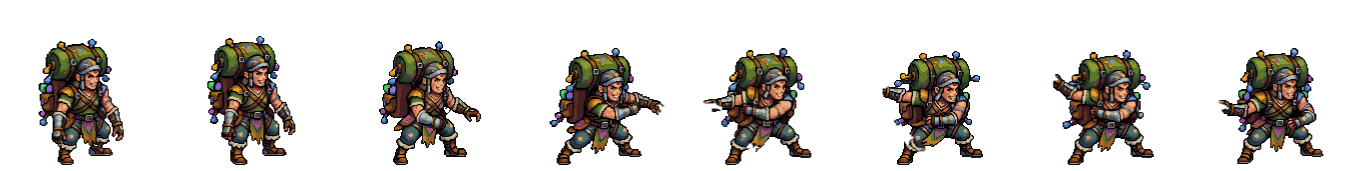
#> input picture tools/asset-pipeline/v2/keypose_sources/magpie_attack_cleaned_strip8_512.png, 4096 x 512 px (shown at 1/3 size)
$ python bite_motif_candidates_n.py v2/keypose_sources/magpie_attack_cleaned_strip8_512.png v2/keypose_sources/seeker_bite_sheet.png
#> lines starting #> are read from the running program, lines starting #| are printed output that depends on the picture
#!/usr/bin/env python3
"""bite_motif_candidates_n.py -- three rough DIRECTIONAL ASYMMETRIC SNAP candidates for the bite contact motif, drawn on
a real plate of the Seeker at the contact frame (effects and flash off, no creature in the crop), OPEN and CLOSED
(ADR-012, the third pass, 2026-09-27). M4 (symmetric jaws with a central dot) is rejected: it read as an hourglass /
status icon. These are two parts of ONE directional action arriving from the enemy's side (the right), converging on
the Seeker; no bilateral symmetry, no central dot, roots and streaks on the enemy-facing side.

    python tools/asset-pipeline/bite_motif_candidates_n.py <plate png> <out dir>

    N1  ASYMMETRIC CRESCENT BITE   a dominant upper crescent and a smaller lower crescent, closing from the right
    N2  OFFSET FANG SNAP           one large upper fang and an offset short lower jaw; the contact point off-centre
    N3  BROKEN-JAW ARC             two partial serrated arcs sharing one sweep from the right; VFX-like
"""
import math
import os
import sys

from PIL import Image, ImageDraw

EMBER = (214, 66, 38)
DARK = (28, 14, 12)
PALE = (245, 214, 176)
AT = (634.0, 652.0)          # the Seeker's torso edge at chest height in the 1080 plate (from a NOCHAMP diff)
S = 40.0                     # the motif's span at play size


def arc_poly(c, r_out, r_in, a0, a1, n=14, taper=0.0):
    """A thick arc between two radii (a crescent); `taper` thins it toward a1 (0 = even, 1 = to a point)."""
    outer, inner = [], []
    for i in range(n + 1):
        t = i / n
        ang = math.radians(a0 + (a1 - a0) * t)
        ro = r_out - (r_out - r_in) * 0.5 * taper * t
        ri = r_in + (r_out - r_in) * 0.5 * taper * t
        outer.append((c[0] + ro * math.cos(ang), c[1] + ro * math.sin(ang)))
        inner.append((c[0] + ri * math.cos(ang), c[1] + ri * math.sin(ang)))
    return outer + inner[::-1]


def shape(d, poly, fill=EMBER, edge=DARK):
    d.polygon(poly, fill=fill, outline=edge)


def streaks(d, at, s, k, ys, lengths):
    """Short trailing roots on the enemy side (right), fading toward the enemy: the direction of arrival."""
    for y, ln in zip(ys, lengths):
        x0 = at[0] + s * 0.55
        d.line([(x0, at[1] + y), (x0 + ln * k, at[1] + y)], fill=EMBER, width=2)


def n1(d, at, s, gap):
    """A dominant upper crescent sweeping from the upper right over and down onto the contact; a smaller lower
    crescent from the lower right curling up under it. The contact point sits left of the crescents' centres."""
    cx, cy = at[0] + s * 0.18, at[1]
    up = arc_poly((cx, cy - gap * 0.6), s * 0.78, s * 0.46, 250, 372, taper=0.9)     # from the upper right, over the top, down to the left
    shape(d, up)
    lo = arc_poly((cx + s * 0.1, cy + gap * 0.6), s * 0.48, s * 0.30, 10, 140, taper=0.8)   # from the lower right, under, up to the left
    shape(d, lo)
    streaks(d, at, s, 1.0, (-s * 0.55, s * 0.30), (s * 0.35, s * 0.22))


def n2(d, at, s, gap):
    """One large upper fang from the upper right driving down-left to a point; a short lower jaw wedge from the
    lower right. The point is off-centre: low and left."""
    # the fang keeps its size; the gap only lifts it (open) or drives it onto the jaw (closed)
    oy = -gap * 0.7
    tip = (at[0] - s * 0.22, at[1] + s * 0.12 + oy)
    base_l = (at[0] + s * 0.14, at[1] - s * 0.66 + oy)
    base_r = (at[0] + s * 0.72, at[1] - s * 0.44 + oy)
    fang = [base_l, base_r, (at[0] + s * 0.30, at[1] - s * 0.18 + oy), tip, (at[0] + s * 0.02, at[1] - s * 0.22 + oy)]
    shape(d, fang)
    jy = gap * 0.3
    jaw = [(at[0] - s * 0.14, at[1] + s * 0.20 + jy), (at[0] + s * 0.70, at[1] + s * 0.26 + jy), (at[0] + s * 0.62, at[1] + s * 0.48 + jy), (at[0] + s * 0.06, at[1] + s * 0.36 + jy)]
    shape(d, jaw)
    streaks(d, at, s, 1.0, (-s * 0.50, s * 0.42), (s * 0.30, s * 0.28))


def n3(d, at, s, gap):
    """Two partial serrated arcs sharing one sweep from the right (an opening `(` broken into an upper and a lower
    piece), two teeth each on the inner edge; VFX-like, less literal."""
    c = (at[0] + s * 0.50, at[1])
    for (a0, a1, side, r_out, r_in) in ((200, 268, -1, s * 1.05, s * 0.72), (96, 160, 1, s * 0.86, s * 0.60)):
        cc = (c[0], c[1] + side * gap * 0.5)
        arc = arc_poly(cc, r_out, r_in, a0, a1, 10, taper=0.4)
        shape(d, arc)
        ang = (a0 + a1) / 2 + (8 if side < 0 else -8)          # one strong tooth per arc, on the inner edge, aimed at the bite
        bx, by = cc[0] + r_in * math.cos(math.radians(ang)), cc[1] + r_in * math.sin(math.radians(ang))
        tx, ty = cc[0] + (r_in - s * 0.34) * math.cos(math.radians(ang)), cc[1] + (r_in - s * 0.34) * math.sin(math.radians(ang))
        shape(d, [(bx - s * 0.11, by - side * s * 0.02), (bx + s * 0.11, by + side * s * 0.02), (tx, ty)])
    streaks(d, at, s, 1.0, (-s * 0.30, s * 0.30), (s * 0.30, s * 0.30))


DRAW = {"N1": n1, "N2": n2, "N3": n3}
GAP = {"open": S * 0.55, "closed": -S * 0.04}


def main():
    plate, out = sys.argv[1], sys.argv[2]
    os.makedirs(out, exist_ok=True)
    base = Image.open(plate).convert("RGB")
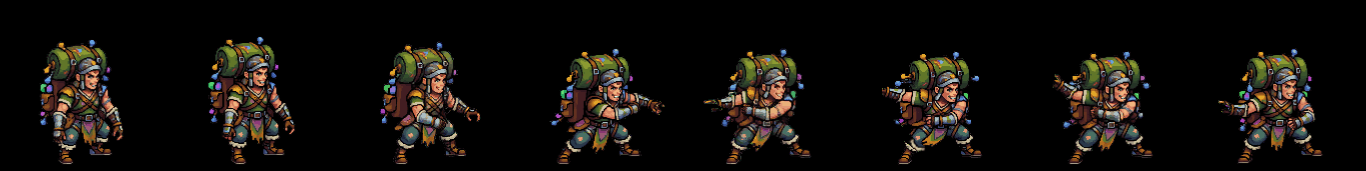
#> base: PIL image 4096x512 RGB (shown at 1/3 size); mean R, G, B 18.2, 15.1, 11.7
    crop = (520, 490, 780, 730)
    cells = []
    for name, fn in DRAW.items():
        for state, gap in GAP.items():
            im = base.copy()
            fn(ImageDraw.Draw(im), AT, S, gap)
            cell = im.crop(crop)
            cell.save(os.path.join(out, f"{name}_{state}_1to1.png"))
            cells.append((name, state, cell))
#> this loop made 3 passes
#> pass 1, in main, `cell.save(os.path.join(out, f"{name}_{state}_1to1.png"))`:
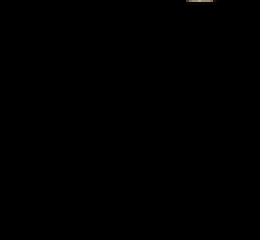
#> saved as N1_open_1to1.png: PIL image 260x240 RGB; mean R, G, B 0.1, 0.1, 0.1
#> after the loop, cells = 6 items
    cw, ch = crop[2] - crop[0], crop[3] - crop[1]
#> cw = 260; ch = 240
    sheet = Image.new("RGB", (6 * (cw + 8) + 8, 2 * (ch * 2 + 30) + 40), (30, 26, 36))
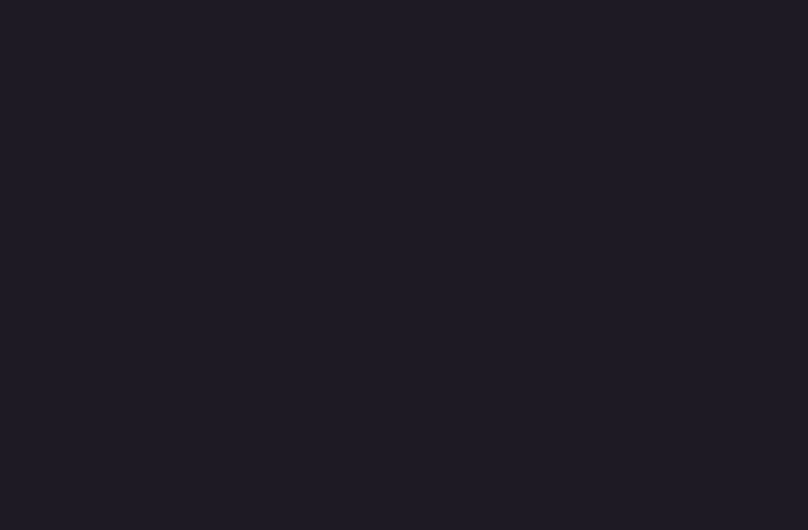
#> sheet: PIL image 1616x1060 RGB (shown at 1/2 size); mean R, G, B 30, 26, 36
    d = ImageDraw.Draw(sheet)
    for i, (name, state, cell) in enumerate(cells):
        x = 8 + i * (cw + 8)
        d.text((x, 6), f"{name} {state}", fill=(255, 220, 120))
        sheet.paste(cell, (x, 24))
        d.text((x, 24 + ch + 14), f"{name} {state} 2x", fill=(255, 220, 120))
        sheet.paste(cell.resize((cw * 2, ch * 2), Image.NEAREST).crop((cw // 2, ch // 2, cw // 2 + cw, ch // 2 + ch)), (x, 24 + ch + 30))
#> this loop made 6 passes
#> (name, state, x) on passes 1 to 6: ('N1', 'open', 8), ('N1', 'closed', 276), ('N2', 'open', 544), ('N2', 'closed', 812), ('N3', 'open', 1080), ('N3', 'closed', 1348)
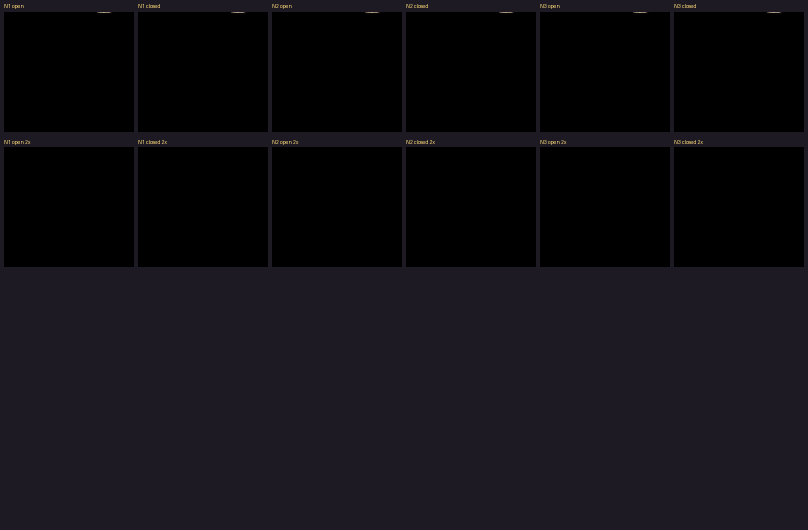
#> sheet: PIL image 1616x1060 RGB (shown at 1/2 size); mean R, G, B 17.1, 14.8, 20.4
    sheet.save(os.path.join(out, "motif_n_candidates_sheet.png"))
    for k, name in enumerate(DRAW):
        cell = [c for n, s, c in cells if n == name and s == "closed"][0]
        cell.resize((cw * 2, ch * 2), Image.LANCZOS).save(os.path.join(out, f"card_{'qrt'[k]}.png"))
    print("wrote", out)
#| wrote v2/keypose_sources/seeker_bite_sheet.png


if __name__ == "__main__":
    main()
